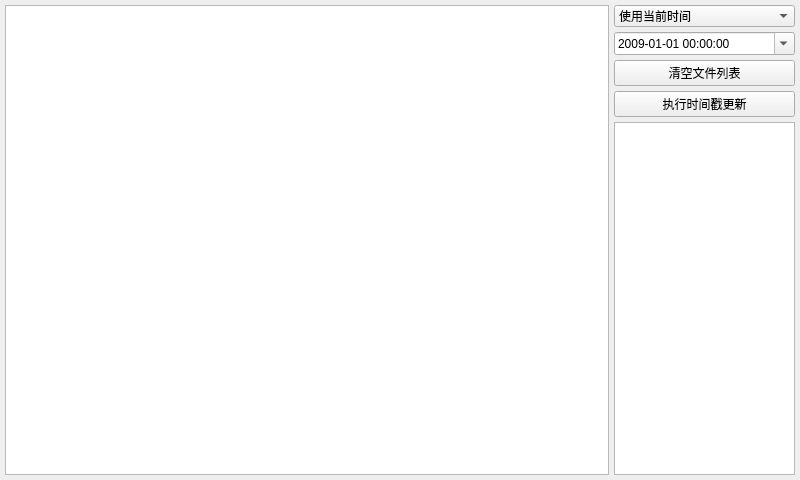
<?xml version="1.0" encoding="UTF-8"?>
<ui version="4.0">
 <class>DialogModifyMtime</class>
 <widget class="QDialog" name="DialogModifyMtime">
  <property name="geometry">
   <rect>
    <x>0</x>
    <y>0</y>
    <width>800</width>
    <height>480</height>
   </rect>
  </property>
  <property name="minimumSize">
   <size>
    <width>320</width>
    <height>200</height>
   </size>
  </property>
  <property name="windowTitle">
   <string>文件时间戳【修改时间】修改器-请拖放文件/文件夹</string>
  </property>
  <property name="windowIcon">
   <iconset resource="../res.qrc">
    <normaloff>:/res/icon.ico</normaloff>:/res/icon.ico</iconset>
  </property>
  <layout class="QHBoxLayout" name="horizontalLayout" stretch="10,3">
   <property name="spacing">
    <number>5</number>
   </property>
   <property name="leftMargin">
    <number>5</number>
   </property>
   <property name="topMargin">
    <number>5</number>
   </property>
   <property name="rightMargin">
    <number>5</number>
   </property>
   <property name="bottomMargin">
    <number>5</number>
   </property>
   <item>
    <widget class="QTableWidget" name="tableWidget">
     <property name="focusPolicy">
      <enum>Qt::NoFocus</enum>
     </property>
    </widget>
   </item>
   <item>
    <layout class="QGridLayout" name="gridLayout">
     <property name="bottomMargin">
      <number>0</number>
     </property>
     <property name="horizontalSpacing">
      <number>6</number>
     </property>
     <item row="1" column="0">
      <widget class="QDateTimeEdit" name="dateTimeEdit">
       <property name="dateTime">
        <datetime>
         <hour>0</hour>
         <minute>0</minute>
         <second>0</second>
         <year>2009</year>
         <month>1</month>
         <day>1</day>
        </datetime>
       </property>
       <property name="maximumDateTime">
        <datetime>
         <hour>23</hour>
         <minute>59</minute>
         <second>59</second>
         <year>2099</year>
         <month>12</month>
         <day>31</day>
        </datetime>
       </property>
       <property name="minimumDateTime">
        <datetime>
         <hour>0</hour>
         <minute>0</minute>
         <second>0</second>
         <year>1990</year>
         <month>1</month>
         <day>1</day>
        </datetime>
       </property>
       <property name="currentSection">
        <enum>QDateTimeEdit::YearSection</enum>
       </property>
       <property name="displayFormat">
        <string>yyyy-MM-dd HH:mm:ss</string>
       </property>
       <property name="calendarPopup">
        <bool>true</bool>
       </property>
       <property name="timeSpec">
        <enum>Qt::LocalTime</enum>
       </property>
      </widget>
     </item>
     <item row="0" column="0">
      <widget class="QComboBox" name="comboBox">
       <item>
        <property name="text">
         <string>使用当前时间</string>
        </property>
       </item>
       <item>
        <property name="text">
         <string>自定义时间</string>
        </property>
       </item>
       <item>
        <property name="text">
         <string>比原来的时间晚1分钟</string>
        </property>
       </item>
       <item>
        <property name="text">
         <string>比原来的时间早1分钟</string>
        </property>
       </item>
       <item>
        <property name="text">
         <string>比原来的时间晚1小时</string>
        </property>
       </item>
       <item>
        <property name="text">
         <string>比原来的时间早1小时</string>
        </property>
       </item>
       <item>
        <property name="text">
         <string>比原来的时间晚1天</string>
        </property>
       </item>
       <item>
        <property name="text">
         <string>比原来的时间早1天</string>
        </property>
       </item>
      </widget>
     </item>
     <item row="3" column="0">
      <widget class="QPushButton" name="pushButton_2">
       <property name="focusPolicy">
        <enum>Qt::NoFocus</enum>
       </property>
       <property name="text">
        <string>执行时间戳更新</string>
       </property>
      </widget>
     </item>
     <item row="5" column="0">
      <widget class="QTextBrowser" name="textBrowser">
       <property name="focusPolicy">
        <enum>Qt::NoFocus</enum>
       </property>
      </widget>
     </item>
     <item row="2" column="0">
      <widget class="QPushButton" name="pushButton">
       <property name="focusPolicy">
        <enum>Qt::NoFocus</enum>
       </property>
       <property name="text">
        <string>清空文件列表</string>
       </property>
      </widget>
     </item>
    </layout>
   </item>
  </layout>
 </widget>
 <resources>
  <include location="../res.qrc"/>
 </resources>
 <connections/>
</ui>
